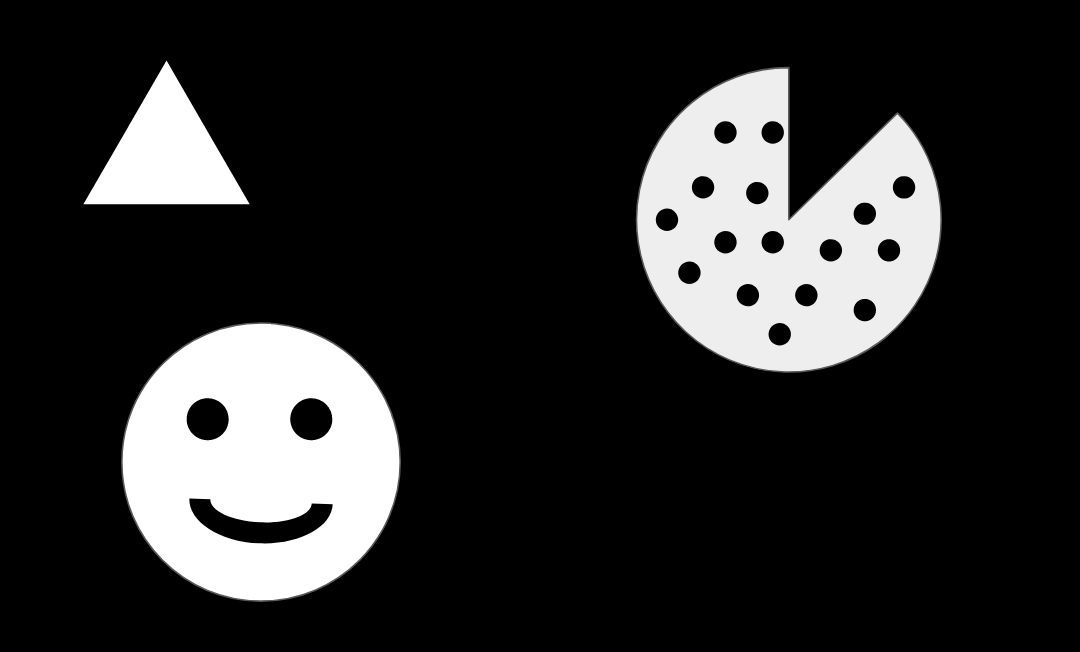
#> input picture Computer-Vision-with-Python/DATA/internal_external.png, 1080 x 652 px, found by its file name
$ jupyter execute 04-Contour_detect.ipynb   (shell and % lines are left out)
#> lines starting #> are read from the running program, lines starting #| are printed output that depends on the picture; after the words box and inside, x2 and y2 are one past the last pixel; in counts of white or black regions, pixels touching at a corner belong together
[cell 1]
import cv2
import numpy as np
import matplotlib.pyplot as plt

[cell 2]
img = cv2.imread('D:\ANSON\OpenCV\Computer-Vision-with-Python\DATA\\internal_external.png',0)
#> img is the input picture: shape (652, 1080); min 0, max 255, mean 43.4
plt.imshow(img, cmap='gray')

[cell 3]
img_copy = img.copy()

[cell 4]
contours,hierarchy = cv2.findContours(img, cv2.RETR_CCOMP, cv2.CHAIN_APPROX_SIMPLE)
#> contours = 22 contours; largest, box (x1, y1, x2, y2) and area: (635, 66, 942, 373) 64554, (121, 322, 401, 602) 61517, (83, 60, 250, 205) 12042, (189, 498, 333, 544) 3049, (186, 398, 229, 441) 1380

[cell 5]
len(contours)
#> Out = 22

[cell 6]
hierarchy
#> Out = 22 rows, first 6: [4, -1, 1, -1], [2, -1, -1, 0], [3, 1, -1, 0], [-1, 2, -1, 0], [21, 0, 5, -1], [6, -1, -1, 4]

## External

[cell 7]
external_contours = np.zeros(shape=img.shape)
for i in range(len(contours)):
    if hierarchy[0][i][3] == -1:
        cv2.drawContours(external_contours, contours, i, 255, -1)
#> this loop made 22 passes
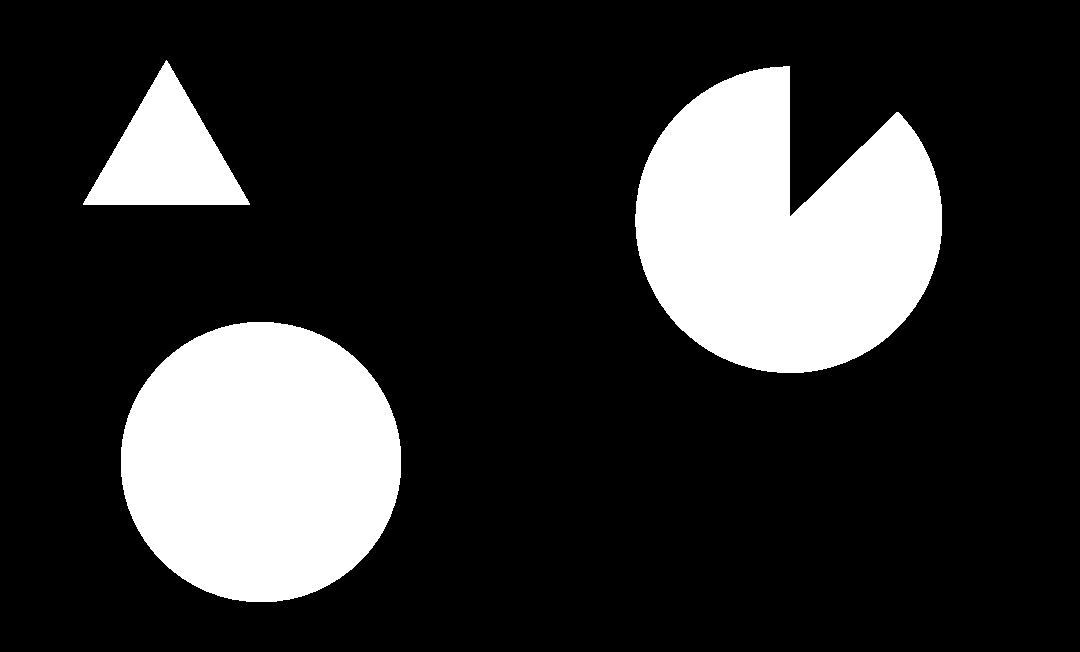
#> external_contours: shape (652, 1080) float64; 19.8% white; 3 white regions, box (x1, y1, x2, y2) and area: (635, 66, 942, 373) 65063, (121, 322, 401, 602) 61914, (83, 60, 250, 205) 12270
plt.imshow(external_contours, cmap='gray')

## Internal

[cell 8]
internal_contours = np.zeros(shape=img.shape)
for i in range(len(contours)):
    if hierarchy[0][i][3] != -1:
        cv2.drawContours(internal_contours, contours, i, 255, -1)
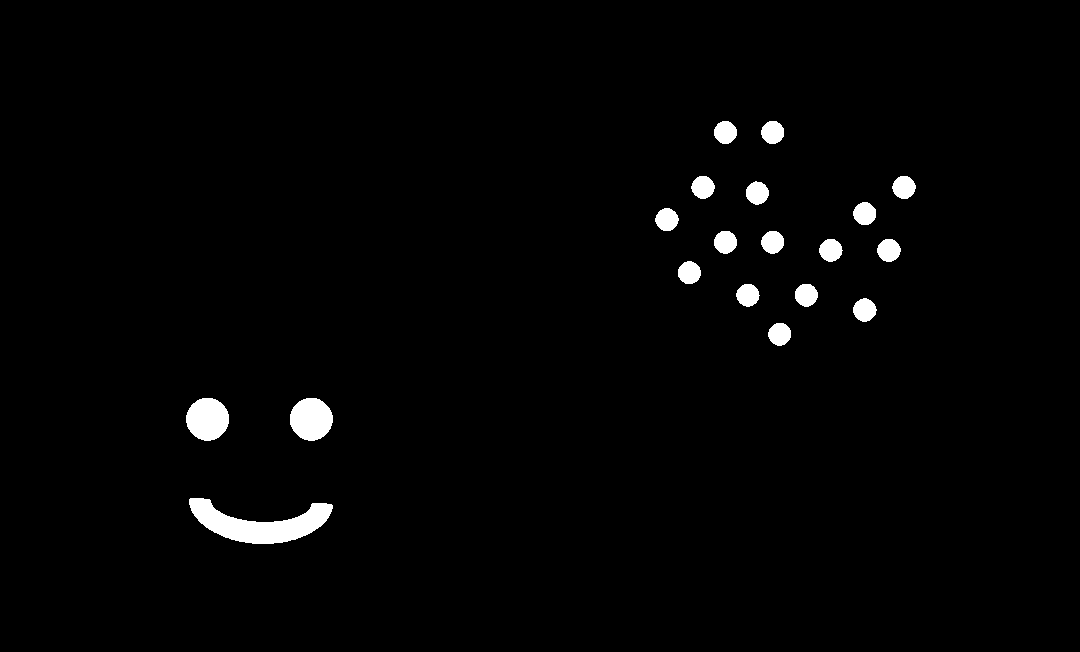
#> internal_contours: shape (652, 1080) float64; 1.8% white; 19 white regions, largest, box (x1, y1, x2, y2) and area: (189, 498, 333, 544) 3207, (186, 398, 229, 441) 1440, (290, 398, 333, 441) 1438
plt.imshow(internal_contours, cmap='gray')

## Count Ballon

[cell 9]
ballon = cv2.cvtColor(cv2.imread('D:\ANSON\OpenCV\Computer-Vision-with-Python\DATA\colorfull_ballon.jpg'), cv2.COLOR_BGR2RGB)
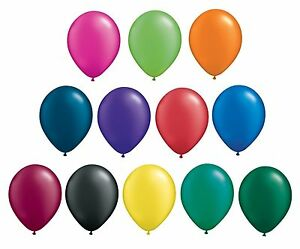
#> input picture Computer-Vision-with-Python/DATA/colorfull_ballon.jpg, 300 x 249 px, found by its file name
plt.imshow(ballon)

[cell 10]
gray_ballon = cv2.cvtColor(ballon, cv2.COLOR_RGB2GRAY)
plt.imshow(gray_ballon, cmap='gray')

### Using threshold and blur

[cell 11]
g = cv2.bitwise_not(gray_ballon)
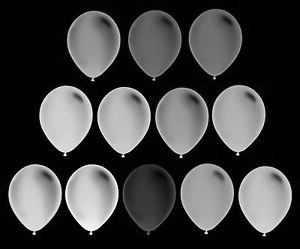
#> g: shape (249, 300); min 0, max 255, mean 66.3
plt.imshow(g, cmap='gray')

[cell 12]
ret, thres = cv2.threshold(g, 10, 255, cv2.THRESH_BINARY)
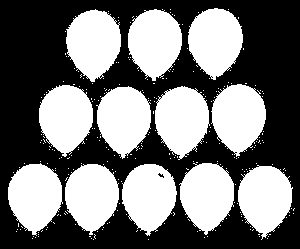
#> thres: shape (249, 300); 45.8% white; 256 white regions (244 under 20 px)
plt.imshow(thres, 'gray')

[cell 13]
blurred = cv2.blur(thres, ksize=(5,5))
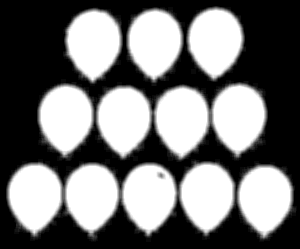
#> blurred: shape (249, 300); min 0, max 255, mean 116.9
plt.imshow(blurred)

[cell 14]
contours, hierarchy = cv2.findContours(blurred, cv2.RETR_CCOMP, cv2.CHAIN_APPROX_SIMPLE)
#> contours = 15 contours, 10 with area under 20; largest, box (x1, y1, x2, y2) and area: (6, 159, 297, 242) 17306, (37, 79, 268, 162) 14212, (63, 7, 123, 86) 3483, (126, 7, 185, 86) 3469, (185, 6, 246, 82) 3378

[cell 15]
ballon = cv2.cvtColor(cv2.imread('D:\ANSON\OpenCV\Computer-Vision-with-Python\DATA\colorfull_ballon.jpg'), cv2.COLOR_BGR2RGB)
cv2.drawContours(ballon, contours, -1, (0,255,0), 2)
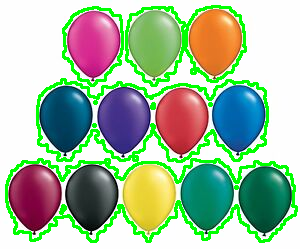
#> ballon: shape (249, 300, 3); mean R, G, B 161.4, 188.5, 156.9
plt.imshow(ballon)

[cell 16]
count = 0
for i in range(len(contours)):
    if hierarchy[0][i][3] == -1:
        count += 1
#> this loop made 15 passes
#> after the loop, count = 5

count
#> Out = 5

### Using Canny

[cell 17]
mean = np.median(gray_ballon)
#> mean = 250

[cell 18]
blurred = cv2.blur(gray_ballon, ksize=(3,3))
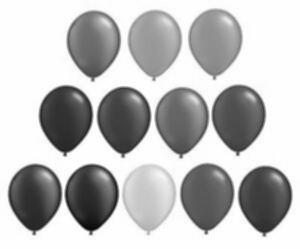
#> blurred: shape (249, 300); min 8, max 255, mean 188.7
plt.imshow(blurred, cmap='gray')

[cell 19]
g = cv2.Canny(blurred, max(0, 0.7*mean), min(255, 1.3*(mean)))
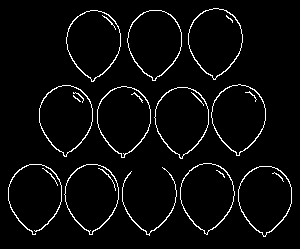
#> g: shape (249, 300); 4% white in thin lines or dots, all inside (x1, y1, x2, y2) = (8, 8, 292, 237)
plt.imshow(g, cmap='gray')

[cell 20]
contours, hierarchy = cv2.findContours(g, cv2.RETR_TREE, cv2.CHAIN_APPROX_SIMPLE)
#> contours = 33 contours, 11 with area under 20; largest, box (x1, y1, x2, y2) and area: (188, 8, 243, 80) 2764, (66, 10, 121, 82) 2760, (154, 87, 209, 159) 2754, (127, 10, 182, 81) 2746, (180, 163, 235, 235) 2744

[cell 21]
ballon = cv2.cvtColor(cv2.imread('D:\ANSON\OpenCV\Computer-Vision-with-Python\DATA\colorfull_ballon.jpg'), cv2.COLOR_BGR2RGB)
cv2.drawContours(ballon, contours, -1, (0,255,0), 2)
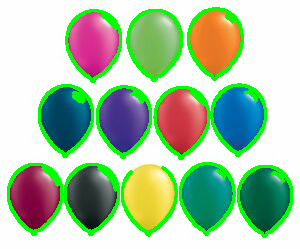
#> ballon: shape (249, 300, 3); mean R, G, B 169.6, 199.5, 165.5
plt.imshow(ballon)

[cell 22]
hierarchy
#> Out = 33 rows, first 6: [1, -1, -1, -1], [2, 0, -1, -1], [5, 1, 3, -1], [-1, -1, 4, 2], [-1, -1, -1, 3], [8, 2, 6, -1]

[cell 23]
count = 0
for i in range(len(contours)):
    if hierarchy[0][i][3] == -1:
        count += 1
#> this loop made 33 passes
#> after the loop, count = 13

count
#> Out = 13
